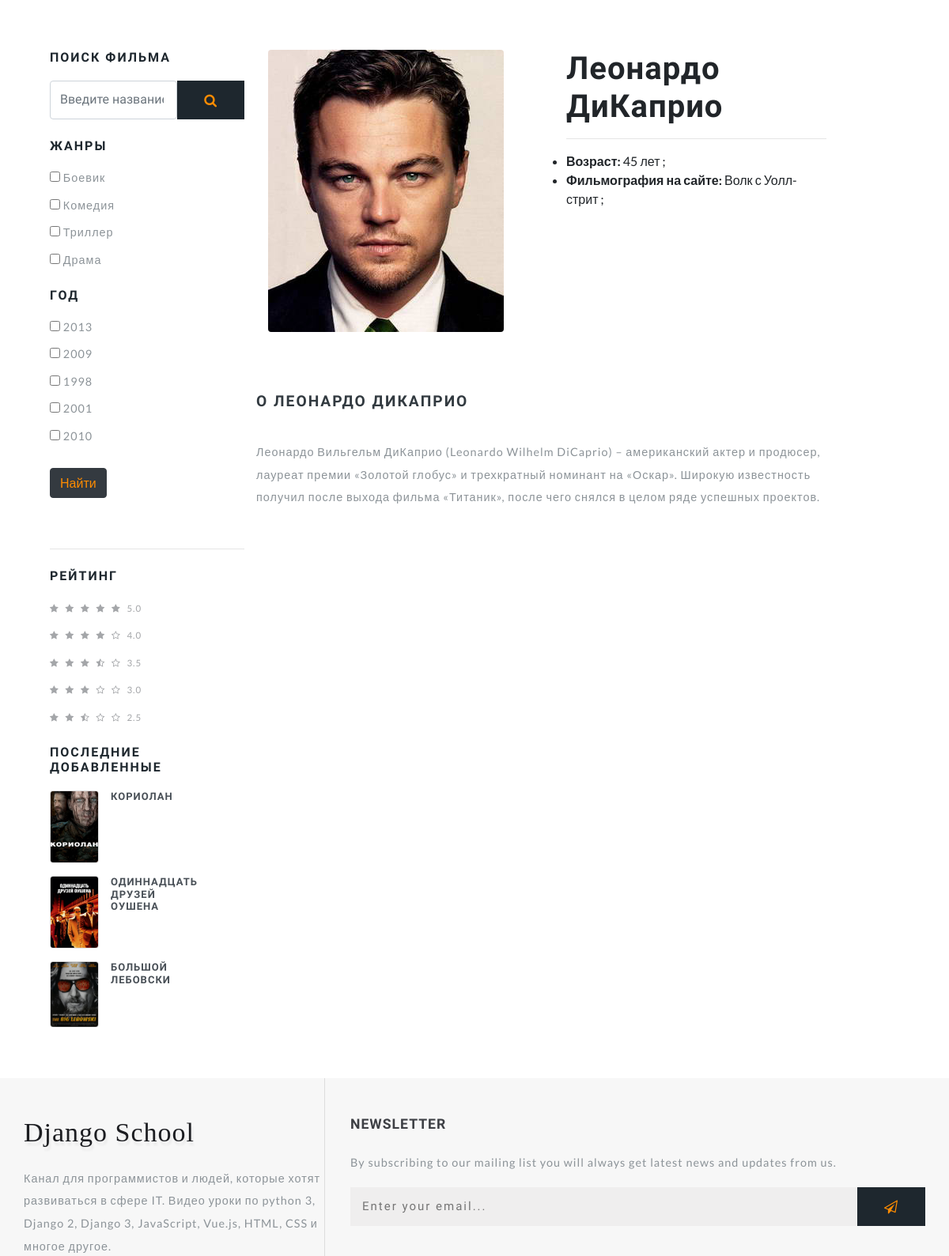
Page /actor/Леонардо ДиКаприо/ (middle part) on the earlier database version.
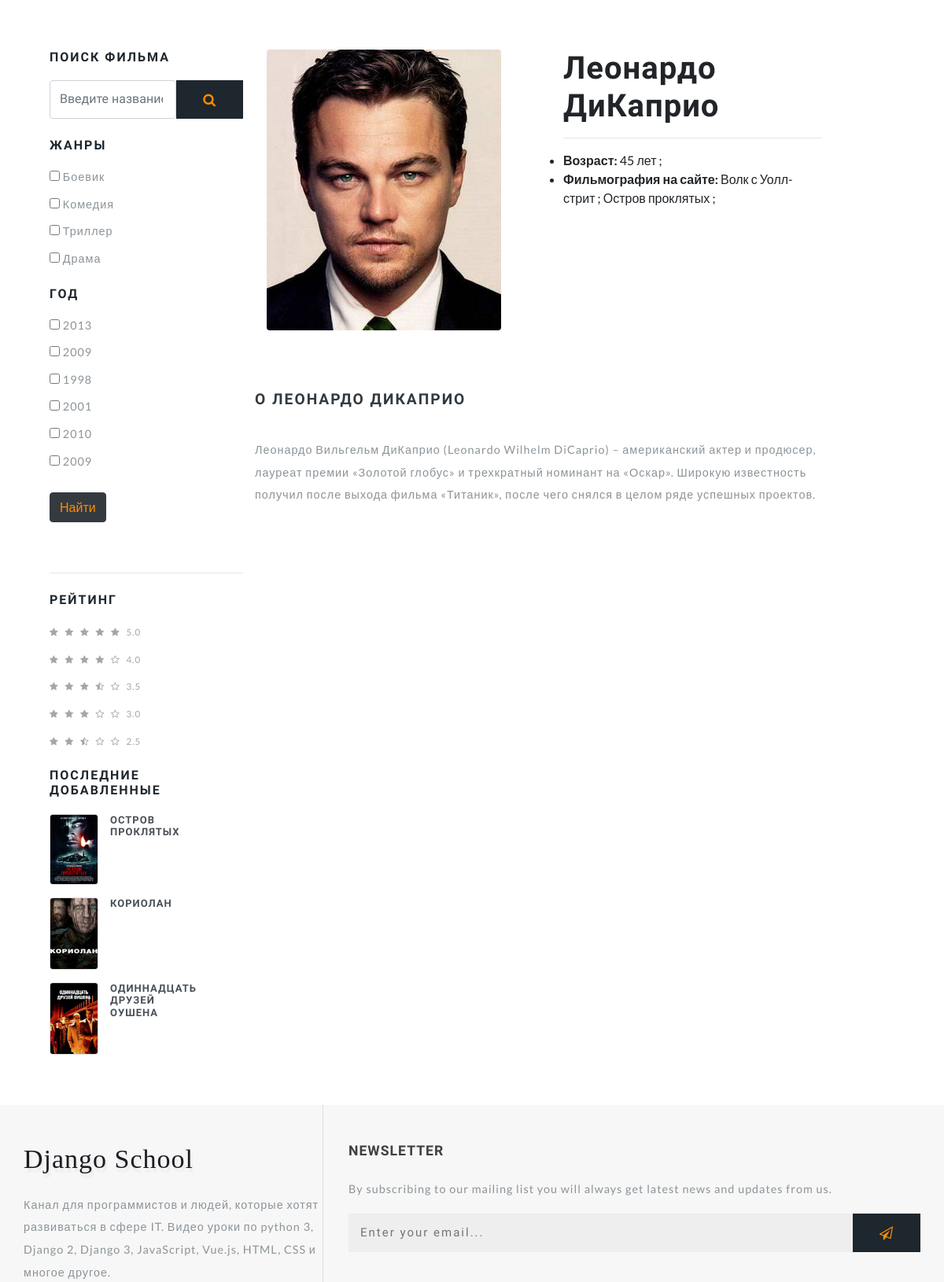
Same page on the later database version.
### movies/models.py (models this page shows, shortened)
class Genre(models.Model):
    name = models.CharField('Имя', max_length=100)
    description = models.TextField('Описание')
    url = models.SlugField(max_length=160, unique=True)
    class Meta:
        verbose_name = 'Жанр'
        verbose_name_plural = 'Жанры'

class Movie(models.Model):
    title = models.CharField('Название', max_length=100)
    tagline = models.CharField('Слоган', max_length=100, default='')
    description = models.TextField('Описание')
    poster = models.ImageField('Постер', upload_to='movies/')
    year = models.PositiveSmallIntegerField('Дата выхода', default=2020)
    country = models.CharField('Страна', max_length=30)
    directors = models.ManyToManyField(FilmDirector, verbose_name='режиссер', related_name='film_director')
    actors = models.ManyToManyField(Actor, verbose_name='актеры', related_name='film_actor')
    genres = models.ManyToManyField(Genre, verbose_name='жанры')
    world_premiere = models.DateField('Премьера в мире', default=date.today)
    budget = models.PositiveIntegerField('Бюджет', default=0, help_text='указывать сумму в долларах')
    fees_in_usa = models.PositiveIntegerField('Сборы в США', default=0, help_text='указывать сумму в долларах')
    fees_in_world = models.PositiveIntegerField('Сборы в мире', default=0, help_text='указывать сумму в долларах')
    category = models.ForeignKey(Category, verbose_name='Категория', on_delete=models.SET_NULL, null=True)
    url = models.SlugField(max_length=130, unique=True)
    draft = models.BooleanField('Черновик', default=False)
    def get_absolute_url(self):
        return reverse('movie_detail', kwargs={'slug': self.url})
    class Meta:
        verbose_name = 'Фильм'
        verbose_name_plural = 'Фильмы'

### movies/views.py (the view)
# urls.py: path('actor/<str:slug>/', views.ActorView.as_view(), name='actor_detail'),
class ActorView(GenreYear, DetailView):
    model = Actor
    model_2 = FilmDirector
    template_name = 'movies/actor.html'
    slug_field = 'name'

### movies/templatetags/movie_tag.py (called while the page is built)
@register.simple_tag()
def get_categories():
    return Category.objects.all()

@register.inclusion_tag('movies/tags/last_movie.html')
def get_last_movies(count=5):
    movies = Movie.objects.order_by('-id')[:count]
    return {'last_movies': movies}

### movies/views.py (called while the page is built)
    def get_genres(self):
        return Genre.objects.all()

    def get_years(self):
        return Movie.objects.filter(draft=False).values('year')

### movies/templates/movies/actor.html (shortened to what this page needs)
{% extends 'movies/base.html' %}
{% load static %}
{% block container %}
    <div class="container py-md-3">
{% endblock container %}
{% block sidebar %}
    <div class="side-bar col-lg-3">
{% endblock sidebar %}
{% block movie %}
<div class="left-ads-display col-lg-8">
    <div class="row">
        <div class="col-md-6">
            <img src="{{ actor.image.url }}" class="img-fluid" alt="{{ actor.name }}" style="max-height: 400px">
        </div>
        <div class="desc1-right col-md-6 pl-lg-4">
            <h1>{{ actor.name }}</h1><hr>
            <ul>
                <li><span><b>Возраст:  </b>{{ actor.age }} лет ;</span></li>
                <li>
                    <span><b>Фильмография на сайте:    </b>
                        {% for movie in actor.film_actor.all %}
                            {{ movie.title }} ;
                        {% endfor %}
                    </span>
                </li>
            </ul>
        </div>
    </div>
    <div class="row sub-para-w3layouts mt-5">
        <h3 class="shop-sing editContent">
            О {{ actor.name }}</h3>
        <p class="editContent">{{ actor.description | safe }}</p>
    </div>
</div>
{% endblock movie %}

### movies/templates/include/sidebar.html
{% load movie_tag %}
<div class="search-bar w3layouts-newsletter">
    <h3 class="sear-head editContent" >Поиск фильма</h3>
    <form action="{% url 'search' %}" method="get" class="d-flex editContent" >
        <input type="search" placeholder="Введите название..." name="q" class="form-control" required="">
        <button type="submit" class="btn1 btn" >
            <span class="fa fa-search" aria-hidden="true" ></span>
        </button>
    </form>
</div>
<form action="{% url 'filter' %}" method="get" name="filter">
    <div class="left-side my-4">
        <h3 class="sear-head editContent" >Жанры</h3>
        <ul class="w3layouts-box-list">
            {% for genre in view.get_genres %}
                <li class="editContent" >
                    <input type="checkbox" class="checked" name="genre" value="{{ genre.id }}">
                    <span class="span editContent" >{{ genre.name }}</span>
                </li>
            {% endfor %}
        </ul>
    </div>
    <div class="left-side">
        <h3 class="sear-head editContent" >Год</h3>
        <ul class="w3layouts-box-list">
            {% for movie in view.get_years %}
                <li class="editContent" >
                    <input type="checkbox" class="checked" name="year" value="{{ movie.year }}">
                    <span class="span editContent" >{{ movie.year }}</span>
                </li>
            {% endfor %}
        </ul>
    </div>
    <button type="submit" class="btn btn-dark mb-5 mt-3"><span style="color: #FF8C00;">Найти</span></button><hr>
</form>
<div class="customer-rev left-side my-4">
    <h3 class="sear-head editContent" >Рейтинг</h3>
    <ul class="w3layouts-box-list">
        <li>
            <a href="#">
                <span class="fa fa-star" aria-hidden="true" ></span>
                <span class="fa fa-star" aria-hidden="true" ></span>
                <span class="fa fa-star" aria-hidden="true" ></span>
                <span class="fa fa-star" aria-hidden="true" ></span>
                <span class="fa fa-star" aria-hidden="true" ></span>
                <span class="editContent" >5.0</span>
            </a>
        </li>
        <li>
            <a href="#">
                <span class="fa fa-star" aria-hidden="true" ></span>
                <span class="fa fa-star" aria-hidden="true" ></span>
                <span class="fa fa-star" aria-hidden="true" ></span>
                <span class="fa fa-star" aria-hidden="true" ></span>
                <span class="fa fa-star-o" aria-hidden="true" ></span>
                <span class="editContent" >4.0</span>
            </a>
        </li>
        <li>
            <a href="#">
                <span class="fa fa-star" aria-hidden="true" ></span>
                <span class="fa fa-star" aria-hidden="true" ></span>
                <span class="fa fa-star" aria-hidden="true" ></span>
                <span class="fa fa-star-half-o" aria-hidden="true" ></span>
                <span class="fa fa-star-o" aria-hidden="true" ></span>
                <span class="editContent" >3.5</span>
            </a>
        </li>
        <li>
            <a href="#">
                <span class="fa fa-star" aria-hidden="true" ></span>
                <span class="fa fa-star" aria-hidden="true" ></span>
                <span class="fa fa-star" aria-hidden="true"></span>
                <span class="fa fa-star-o" aria-hidden="true" ></span>
                <span class="fa fa-star-o" aria-hidden="true" ></span>
                <span class="editContent" >3.0</span>
            </a>
        </li>
        <li>
            <a href="#">
                <span class="fa fa-star" aria-hidden="true"></span>
                <span class="fa fa-star" aria-hidden="true" ></span>
                <span class="fa fa-star-half-o" aria-hidden="true" ></span>
                <span class="fa fa-star-o" aria-hidden="true" ></span>
                <span class="fa fa-star-o" aria-hidden="true" ></span>
                <span class="editContent" >2.5</span>
            </a>
        </li>
    </ul>
</div>
{% get_last_movies count=3 %}

### movies/templates/movies/tags/last_movie.html (shortened to what this page needs)
<div class="deal-leftmk left-side">
  <h3 class="sear-head editContent">Последние добавленные</h3>
  {% for movie in last_movies %}
  <div class="special-sec1 row mt-3 editContent">
      <div class="img-deals col-md-4">
          <img src="{{ movie.poster.url }}" class="img-fluid" alt="{{ movie.title }}">
      </div>
      <div class="img-deal1 col-md-4">
          <h3 class="editContent">{{ movie.title }}</h3>
      </div>
  </div>
  {% endfor %}
</div>

Differences in the rows shown:
no longer on this page (row unchanged): Movie: poster (picture), title "БОЛЬШОЙ ЛЕБОВСКИ", shown under "ПОСЛЕДНИЕ ДОБАВЛЕННЫЕ"
added Movie: poster (picture), title "ОСТРОВ ПРОКЛЯТЫХ", title "Остров проклятых"
Other differences:
new list line: "☐ 2009"
